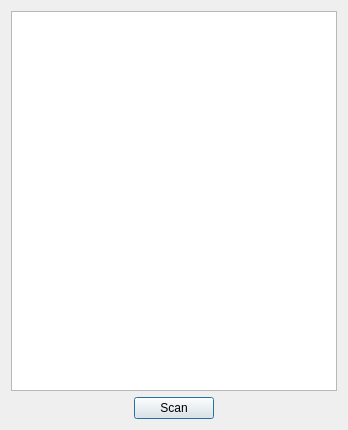
<?xml version="1.0" encoding="UTF-8"?>
<ui version="4.0">
 <class>ScannerDialog</class>
 <widget class="QDialog" name="ScannerDialog">
  <property name="geometry">
   <rect>
    <x>0</x>
    <y>0</y>
    <width>348</width>
    <height>430</height>
   </rect>
  </property>
  <property name="windowTitle">
   <string>Dialog</string>
  </property>
  <layout class="QVBoxLayout" name="verticalLayout">
   <item>
    <widget class="QTreeView" name="treeView"/>
   </item>
   <item>
    <layout class="QHBoxLayout" name="horizontalLayout">
     <item>
      <spacer name="horizontalSpacer">
       <property name="orientation">
        <enum>Qt::Orientation::Horizontal</enum>
       </property>
       <property name="sizeHint" stdset="0">
        <size>
         <width>40</width>
         <height>20</height>
        </size>
       </property>
      </spacer>
     </item>
     <item>
      <widget class="QPushButton" name="pushButton_scan">
       <property name="text">
        <string>Scan</string>
       </property>
      </widget>
     </item>
     <item>
      <spacer name="horizontalSpacer_2">
       <property name="orientation">
        <enum>Qt::Orientation::Horizontal</enum>
       </property>
       <property name="sizeHint" stdset="0">
        <size>
         <width>40</width>
         <height>20</height>
        </size>
       </property>
      </spacer>
     </item>
    </layout>
   </item>
  </layout>
 </widget>
 <resources/>
 <connections/>
</ui>
